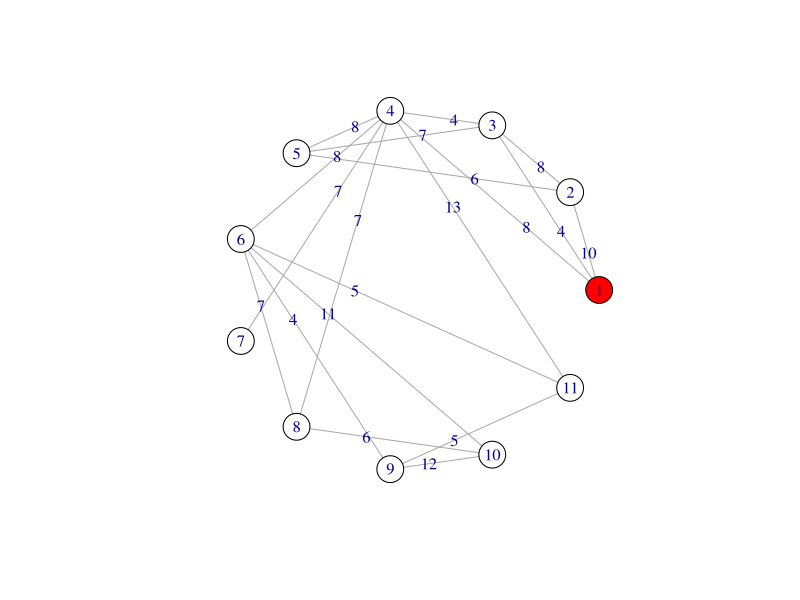
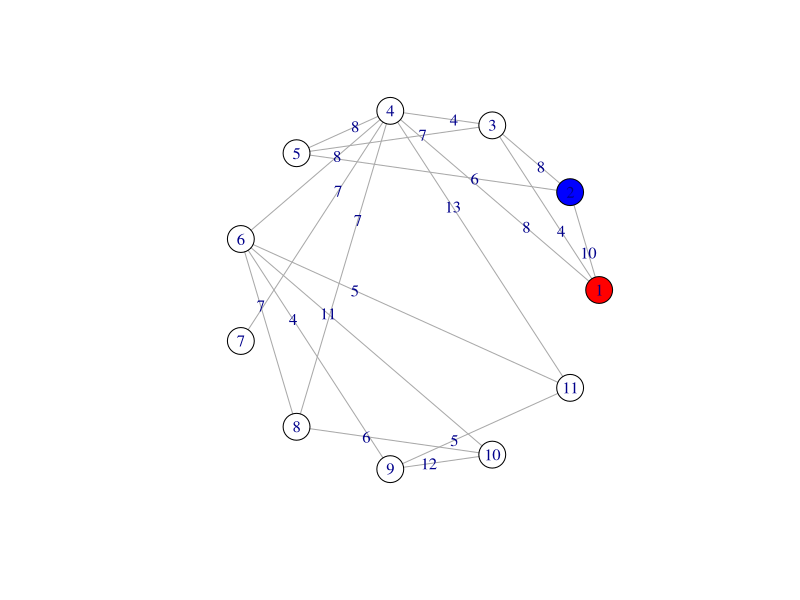
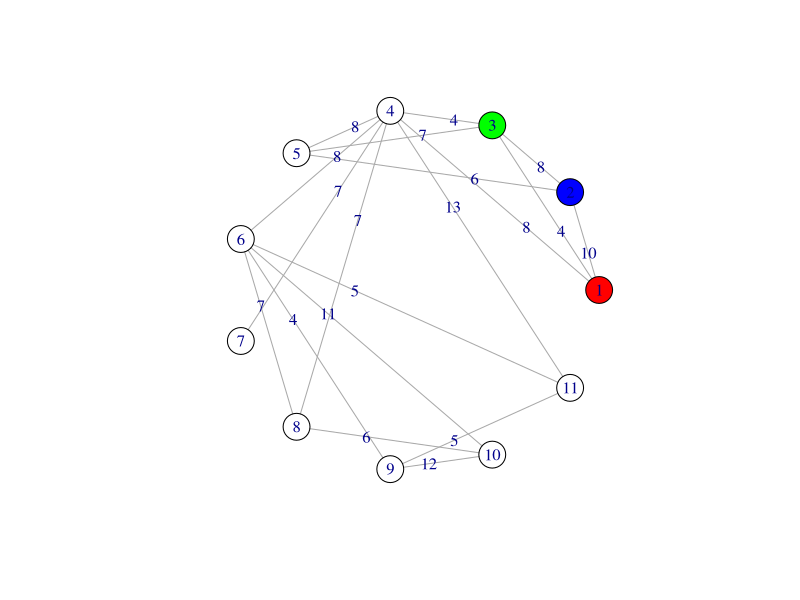
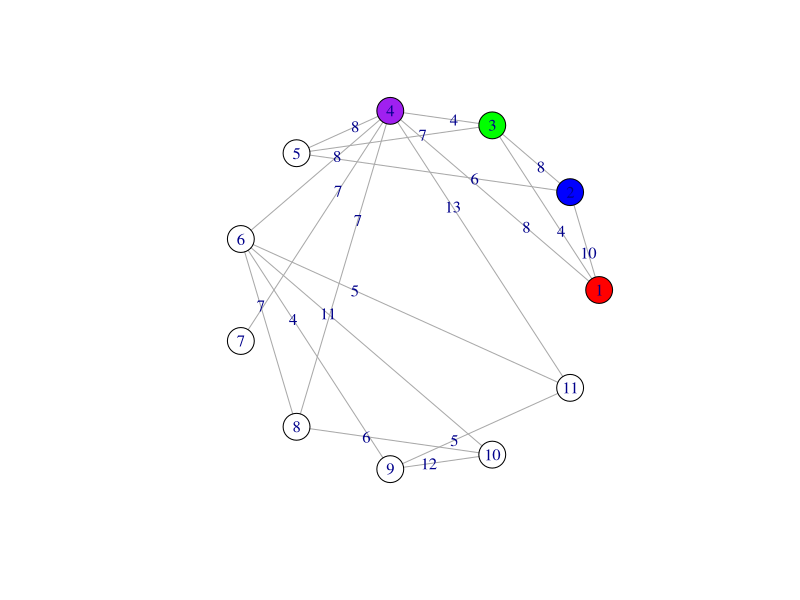
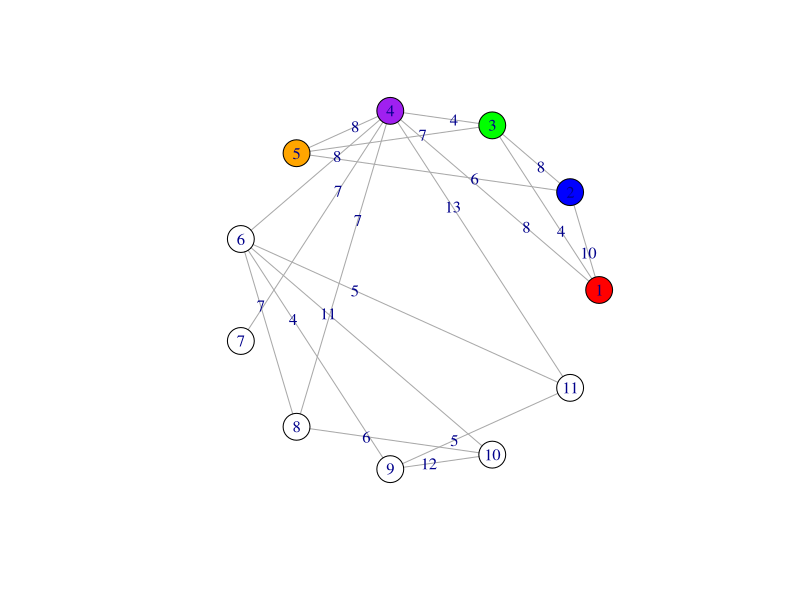
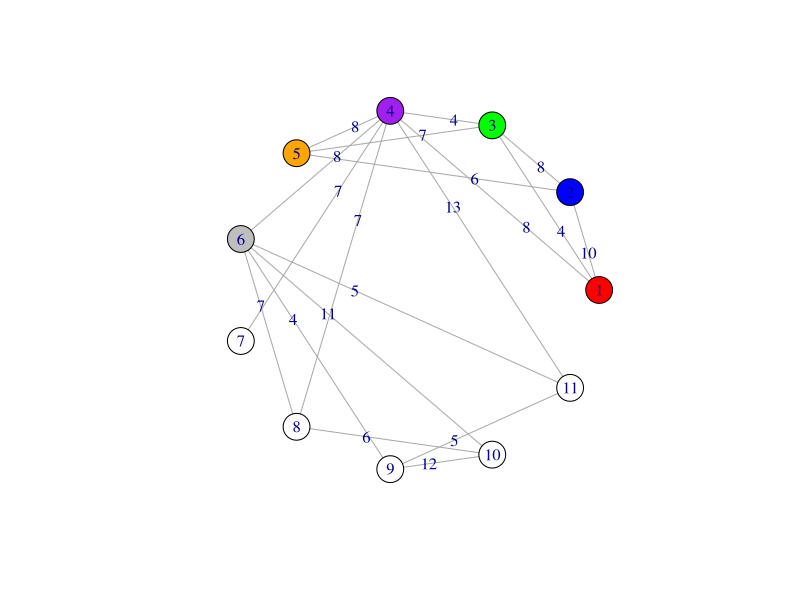
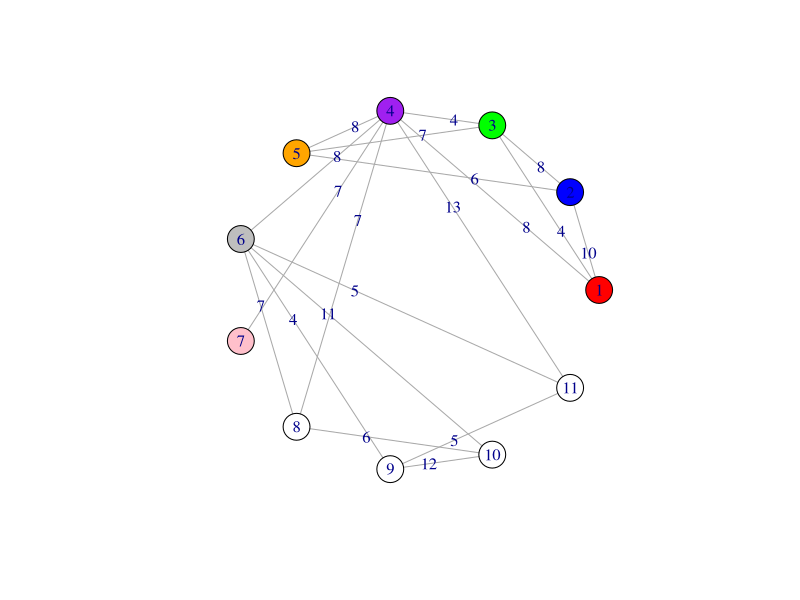
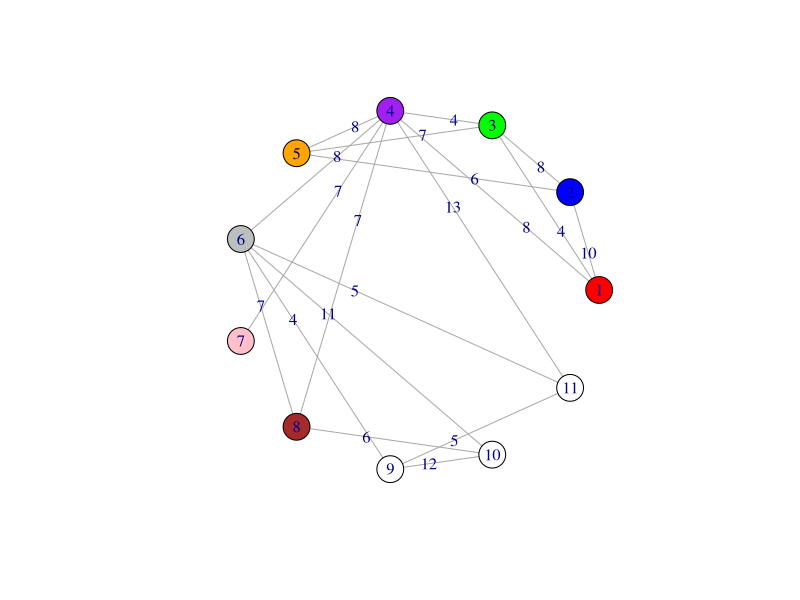

R code for these plots, in order:
kraskal <- function(matrix){
  # Устанавливаем пакеты
  #install.packages('igraph')
  library('igraph')
  
  # Создаём 1 граф и веса рёбер
  g <- graph.adjacency(matrix, mode = "undirected", weighted = TRUE)
  E(g)$label <- E(g)$weight
  
  # Разукрашиваем граф в разные цвета
  colors <- c("red", "blue", "green", "purple", "orange", "gray", "pink", 
              "brown", "yellow", "cyan", '#BADBAD', '#FADFAD', '#654321','#50C878', '#560319')
  for (i in 1:(gorder(g))){
    V(g)[i]$color <- colors[i]
    set.seed(6)
    plot(g, edge.label=E(g)$label, layout=layout.circle)
    Sys.sleep(0.2)
  }
  
  # Создаём 2 граф, который будет использоваться как итоговый
  g.krask <- g
  set.seed(6)
  plot(g.krask, edge.label=E(g)$label, layout=layout.circle)
  
  
  # Пока у 1 графа есть рёбра...
  while(gsize(g)){
    # Находим номер ребра с минимальным весом
    min_num_edge <- which.min(E(g)$weight)
    # Находим вектор из вершин, которые принадлежат ребру с минимальным весом
    vert <- ends(g, min_num_edge)
    
    # Если цвет одной вершины не такой, как и у другой у рассматриваемого ребра,
    # то делаем их одного цвета
    if(V(g)[vert[1]]$color != V(g)[vert[2]]$color){
      for (i in 1:(gorder(g))){
        if (V(g.krask)[i]$color == V(g.krask)[vert[2]]$color){
          V(g.krask)[i]$color <- V(g.krask)[vert[1]]$color
          cat(vert[1], '-', i, '\n')
        }
      }
      V(g.krask)[vert[2]]$color <- V(g.krask)[vert[1]]$color
    }
    
    # Рисуем 2 граф
    set.seed(6)
    plot(g.krask, edge.label=E(g)$label, layout=layout.circle)
    Sys.sleep(0.5)
    
    # Удаляем рассмотренное ребро из 1 графа, чтобы оно не зацикливало while,
    # так, как иначе оно всегда будет минимальным
    g <- delete.edges(g, min_num_edge)
  }
}


# Задаем матрицу
matr <- matrix(0, ncol = 11, nrow = 11)
matr[1,2] <- 10
matr[1,3] <- 4
matr[1,4] <- 8
matr[2,3] <- 8
matr[2,5] <- 6
matr[3,4] <- 4
matr[3,5] <- 7
matr[4,7] <- 7
matr[4,8] <- 7
matr[8,6] <- 7
matr[8,10] <- 6
matr[10,6] <- 11
matr[6,9] <- 4
matr[10,9] <- 12
matr[6,11] <- 5
matr[6,4] <- 8
matr[5,4] <- 8
matr[4,11] <- 13
matr[9,11] <- 5


kraskal(matr)


